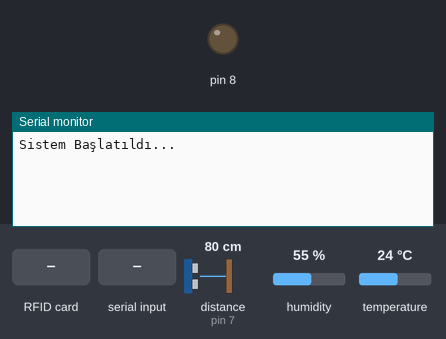
The sketch below on a simulated Arduino Uno, built with avr-gcc and run on an emulated ATmega328P. Parts: output pins drawn as LEDs (lit = HIGH), the last lines printed to the serial monitor. Inputs (shaded band) come from the test bench; at power-on: distance to the obstacle (sensor on pin 7) 80 cm, humidity 55 %, temperature 24 °C. The echo pulse lasts 58.3 µs per cm; pins used as bus, display or sensor lines are not drawn.

Above: at 1.2 s.
1.3 s: RFID card 5E 7A 19 C4 held to the reader
At 2.4 s:
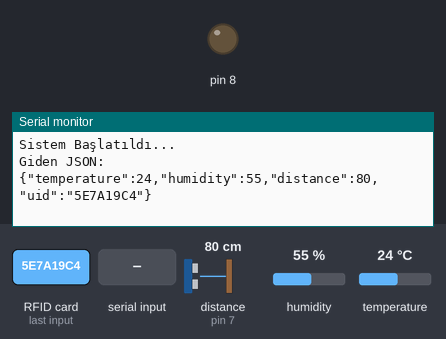
3.2 s: "1\n" received over the second serial link
At 3.9 s:
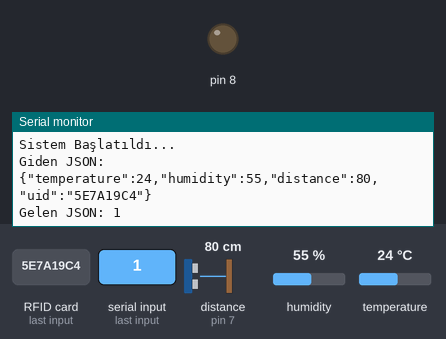

Measured:
- after the input at 1.3 s, the serial monitor: prints a new line after 0.43 s (image 1)
- after the input at 3.2 s, the serial monitor: prints a new line after 0.11 s (image 2)

The sketch:

arduino.ino
```cpp
#include <SoftwareSerial.h>
#include <ArduinoJson.h>
#include <DHT.h>
#include <SPI.h>
#include <MFRC522.h>

#define DHTPIN 5
#define DHTTYPE DHT11
#define SS_PIN 10
#define RST_PIN 9
#define TRIG_PIN 6
#define ECHO_PIN 7

DHT dht(DHTPIN, DHTTYPE);
MFRC522 rfid(SS_PIN, RST_PIN);
SoftwareSerial espSerial(2, 3);  // TX, RX (ESP8266 ile iletişim)

float temperature = 0.0;
float humidity = 0.0;
long distance = 0;
String cardUID;

void setup() {
  Serial.begin(115200);
  espSerial.begin(9600);
  SPI.begin();
  rfid.PCD_Init();
  pinMode(8, OUTPUT);

  dht.begin();
  pinMode(TRIG_PIN, OUTPUT);
  pinMode(ECHO_PIN, INPUT);

  Serial.println("Sistem Başlatıldı...");
}

void loop() {
  // Kart okutulduğunda UID okuma işlemi
  if (rfid.PICC_IsNewCardPresent() && rfid.PICC_ReadCardSerial()) {
    // UID'yi temizle
    cardUID = "";
    for (byte i = 0; i < rfid.uid.size; i++) {
      cardUID += String(rfid.uid.uidByte[i], HEX);
      if (i < rfid.uid.size - 1) {
        cardUID += "";
      }
    }
    cardUID.toUpperCase();
    rfid.PICC_HaltA();

    // DHT11 sensörlerinden sıcaklık ve nem verilerini oku
    temperature = dht.readTemperature();
    humidity = dht.readHumidity();

    // Mesafe ölçümü
    digitalWrite(TRIG_PIN, LOW);
    delayMicroseconds(2);
    digitalWrite(TRIG_PIN, HIGH);
    delayMicroseconds(10);
    digitalWrite(TRIG_PIN, LOW);
    long duration = pulseIn(ECHO_PIN, HIGH);
    distance = duration * 0.0344 / 2;

    // JSON oluştur
    StaticJsonDocument<200> jsonDoc;
    jsonDoc["temperature"] = temperature;
    jsonDoc["humidity"] = humidity;
    jsonDoc["distance"] = distance;
    jsonDoc["uid"] = cardUID;

    String jsonString;
    serializeJson(jsonDoc, jsonString);

    // JSON'u ESP8266'ya gönder
    espSerial.println(jsonString);
    Serial.println("Giden JSON:");
    Serial.println(jsonString);
  }
  if (espSerial.available()) {
    String jsonResponse = espSerial.readStringUntil('\n');  // ESP8266'dan gelen JSON verisini oku

    if (jsonResponse.length() > 0) {
      Serial.println("Gelen JSON: " + jsonResponse);

      // Gelen JSON verisini çözümle
      StaticJsonDocument<200> doc;
      DeserializationError error = deserializeJson(doc, jsonResponse);
      const char* status = doc["status"];
      Serial.println(status);
      if (error) {
        int i;
        for(i=0;i<20;i++){
        digitalWrite(8, HIGH);
        delay(50);
        digitalWrite(8, LOW);
        delay(50);
        }

        Serial.println("JSON çözümleme hatası");
        return;
      }

      // JSON içeriğini al ve kullan


    }
  }
  delay(500);  // Gereksiz işlemleri engellemek için kısa bekleme
}
```
